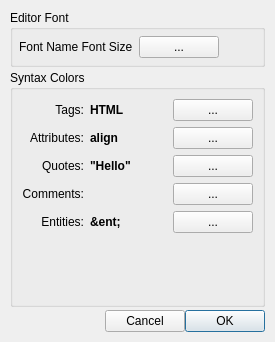
<ui version="4.0" >
 <class>preferences</class>
 <widget class="QDialog" name="preferences" >
  <property name="windowModality" >
   <enum>Qt::ApplicationModal</enum>
  </property>
  <property name="geometry" >
   <rect>
    <x>0</x>
    <y>0</y>
    <width>275</width>
    <height>342</height>
   </rect>
  </property>
  <property name="sizePolicy" >
   <sizepolicy vsizetype="Fixed" hsizetype="Fixed" >
    <horstretch>0</horstretch>
    <verstretch>0</verstretch>
   </sizepolicy>
  </property>
  <property name="windowTitle" >
   <string>Preferences</string>
  </property>
  <property name="modal" >
   <bool>true</bool>
  </property>
  <layout class="QGridLayout" name="gridLayout_6" >
   <property name="margin" >
    <number>10</number>
   </property>
   <item row="0" column="0" >
    <layout class="QGridLayout" name="gridLayout_5" >
     <property name="horizontalSpacing" >
      <number>-1</number>
     </property>
     <property name="verticalSpacing" >
      <number>3</number>
     </property>
     <item row="0" column="0" >
      <widget class="QGroupBox" name="groupBox" >
       <property name="sizePolicy" >
        <sizepolicy vsizetype="Fixed" hsizetype="Preferred" >
         <horstretch>0</horstretch>
         <verstretch>0</verstretch>
        </sizepolicy>
       </property>
       <property name="title" >
        <string>Editor Font</string>
       </property>
       <layout class="QGridLayout" name="gridLayout_2" >
        <property name="margin" >
         <number>5</number>
        </property>
        <property name="horizontalSpacing" >
         <number>-1</number>
        </property>
        <item row="0" column="0" >
         <layout class="QGridLayout" name="gridLayout" >
          <property name="margin" >
           <number>1</number>
          </property>
          <item row="0" column="0" >
           <widget class="QLabel" name="_fontLabel" >
            <property name="text" >
             <string>Font Name Font Size</string>
            </property>
           </widget>
          </item>
          <item row="0" column="1" >
           <widget class="QPushButton" name="_fontButton" >
            <property name="text" >
             <string>...</string>
            </property>
           </widget>
          </item>
          <item row="0" column="2" >
           <spacer name="horizontalSpacer" >
            <property name="orientation" >
             <enum>Qt::Horizontal</enum>
            </property>
            <property name="sizeHint" stdset="0" >
             <size>
              <width>40</width>
              <height>20</height>
             </size>
            </property>
           </spacer>
          </item>
         </layout>
        </item>
       </layout>
      </widget>
     </item>
     <item row="1" column="0" >
      <widget class="QGroupBox" name="groupBox_2" >
       <property name="sizePolicy" >
        <sizepolicy vsizetype="Expanding" hsizetype="Preferred" >
         <horstretch>0</horstretch>
         <verstretch>0</verstretch>
        </sizepolicy>
       </property>
       <property name="title" >
        <string>Syntax Colors</string>
       </property>
       <layout class="QGridLayout" name="gridLayout_4" >
        <item row="0" column="0" >
         <layout class="QGridLayout" name="gridLayout_3" >
          <item row="0" column="0" >
           <widget class="QLabel" name="_tagLit" >
            <property name="text" >
             <string>Tags:</string>
            </property>
            <property name="alignment" >
             <set>Qt::AlignRight|Qt::AlignTrailing|Qt::AlignVCenter</set>
            </property>
           </widget>
          </item>
          <item row="0" column="1" >
           <widget class="QLabel" name="_tag" >
            <property name="sizePolicy" >
             <sizepolicy vsizetype="Preferred" hsizetype="Expanding" >
              <horstretch>0</horstretch>
              <verstretch>0</verstretch>
             </sizepolicy>
            </property>
            <property name="font" >
             <font>
              <weight>75</weight>
              <bold>true</bold>
             </font>
            </property>
            <property name="text" >
             <string>HTML</string>
            </property>
           </widget>
          </item>
          <item row="0" column="2" >
           <widget class="QPushButton" name="_tagButton" >
            <property name="sizePolicy" >
             <sizepolicy vsizetype="Fixed" hsizetype="Fixed" >
              <horstretch>0</horstretch>
              <verstretch>0</verstretch>
             </sizepolicy>
            </property>
            <property name="text" >
             <string>...</string>
            </property>
           </widget>
          </item>
          <item row="1" column="0" >
           <widget class="QLabel" name="_attributeLit" >
            <property name="text" >
             <string>Attributes:</string>
            </property>
            <property name="alignment" >
             <set>Qt::AlignRight|Qt::AlignTrailing|Qt::AlignVCenter</set>
            </property>
           </widget>
          </item>
          <item row="1" column="1" >
           <widget class="QLabel" name="_attribute" >
            <property name="sizePolicy" >
             <sizepolicy vsizetype="Preferred" hsizetype="Expanding" >
              <horstretch>0</horstretch>
              <verstretch>0</verstretch>
             </sizepolicy>
            </property>
            <property name="font" >
             <font>
              <weight>75</weight>
              <bold>true</bold>
             </font>
            </property>
            <property name="text" >
             <string>align</string>
            </property>
           </widget>
          </item>
          <item row="1" column="2" >
           <widget class="QPushButton" name="_attributeButton" >
            <property name="sizePolicy" >
             <sizepolicy vsizetype="Fixed" hsizetype="Fixed" >
              <horstretch>0</horstretch>
              <verstretch>0</verstretch>
             </sizepolicy>
            </property>
            <property name="text" >
             <string>...</string>
            </property>
           </widget>
          </item>
          <item row="2" column="0" >
           <widget class="QLabel" name="_quoteLit" >
            <property name="text" >
             <string>Quotes:</string>
            </property>
            <property name="alignment" >
             <set>Qt::AlignRight|Qt::AlignTrailing|Qt::AlignVCenter</set>
            </property>
           </widget>
          </item>
          <item row="2" column="1" >
           <widget class="QLabel" name="_quote" >
            <property name="sizePolicy" >
             <sizepolicy vsizetype="Preferred" hsizetype="Expanding" >
              <horstretch>0</horstretch>
              <verstretch>0</verstretch>
             </sizepolicy>
            </property>
            <property name="font" >
             <font>
              <weight>75</weight>
              <bold>true</bold>
             </font>
            </property>
            <property name="text" >
             <string>"Hello"</string>
            </property>
           </widget>
          </item>
          <item row="2" column="2" >
           <widget class="QPushButton" name="_quoteButton" >
            <property name="sizePolicy" >
             <sizepolicy vsizetype="Fixed" hsizetype="Fixed" >
              <horstretch>0</horstretch>
              <verstretch>0</verstretch>
             </sizepolicy>
            </property>
            <property name="text" >
             <string>...</string>
            </property>
           </widget>
          </item>
          <item row="3" column="0" >
           <widget class="QLabel" name="_commentLit" >
            <property name="text" >
             <string>Comments:</string>
            </property>
            <property name="alignment" >
             <set>Qt::AlignRight|Qt::AlignTrailing|Qt::AlignVCenter</set>
            </property>
           </widget>
          </item>
          <item row="3" column="1" >
           <widget class="QLabel" name="_comment" >
            <property name="sizePolicy" >
             <sizepolicy vsizetype="Preferred" hsizetype="Expanding" >
              <horstretch>0</horstretch>
              <verstretch>0</verstretch>
             </sizepolicy>
            </property>
            <property name="font" >
             <font>
              <weight>75</weight>
              <bold>true</bold>
             </font>
            </property>
            <property name="text" >
             <string>&lt;!-- Hello</string>
            </property>
           </widget>
          </item>
          <item row="3" column="2" >
           <widget class="QPushButton" name="_commentButton" >
            <property name="sizePolicy" >
             <sizepolicy vsizetype="Fixed" hsizetype="Fixed" >
              <horstretch>0</horstretch>
              <verstretch>0</verstretch>
             </sizepolicy>
            </property>
            <property name="text" >
             <string>...</string>
            </property>
           </widget>
          </item>
          <item row="4" column="0" >
           <widget class="QLabel" name="_entityLit" >
            <property name="text" >
             <string>Entities:</string>
            </property>
            <property name="alignment" >
             <set>Qt::AlignRight|Qt::AlignTrailing|Qt::AlignVCenter</set>
            </property>
           </widget>
          </item>
          <item row="4" column="1" >
           <widget class="QLabel" name="_entity" >
            <property name="sizePolicy" >
             <sizepolicy vsizetype="Preferred" hsizetype="Expanding" >
              <horstretch>0</horstretch>
              <verstretch>0</verstretch>
             </sizepolicy>
            </property>
            <property name="font" >
             <font>
              <weight>75</weight>
              <bold>true</bold>
             </font>
            </property>
            <property name="text" >
             <string>&amp;ent;</string>
            </property>
           </widget>
          </item>
          <item row="4" column="2" >
           <widget class="QPushButton" name="_entityButton" >
            <property name="sizePolicy" >
             <sizepolicy vsizetype="Fixed" hsizetype="Fixed" >
              <horstretch>0</horstretch>
              <verstretch>0</verstretch>
             </sizepolicy>
            </property>
            <property name="text" >
             <string>...</string>
            </property>
           </widget>
          </item>
         </layout>
        </item>
        <item row="1" column="0" >
         <spacer name="verticalSpacer" >
          <property name="orientation" >
           <enum>Qt::Vertical</enum>
          </property>
          <property name="sizeType" >
           <enum>QSizePolicy::MinimumExpanding</enum>
          </property>
          <property name="sizeHint" stdset="0" >
           <size>
            <width>20</width>
            <height>0</height>
           </size>
          </property>
         </spacer>
        </item>
       </layout>
      </widget>
     </item>
     <item row="2" column="0" >
      <layout class="QHBoxLayout" name="horizontalLayout" >
       <item>
        <spacer name="horizontalSpacer_2" >
         <property name="orientation" >
          <enum>Qt::Horizontal</enum>
         </property>
         <property name="sizeHint" stdset="0" >
          <size>
           <width>40</width>
           <height>20</height>
          </size>
         </property>
        </spacer>
       </item>
       <item>
        <widget class="QPushButton" name="_cancel" >
         <property name="text" >
          <string>Cancel</string>
         </property>
        </widget>
       </item>
       <item>
        <widget class="QPushButton" name="_ok" >
         <property name="text" >
          <string>OK</string>
         </property>
         <property name="autoDefault" >
          <bool>true</bool>
         </property>
         <property name="default" >
          <bool>true</bool>
         </property>
        </widget>
       </item>
      </layout>
     </item>
    </layout>
   </item>
  </layout>
 </widget>
 <resources/>
 <connections/>
</ui>
